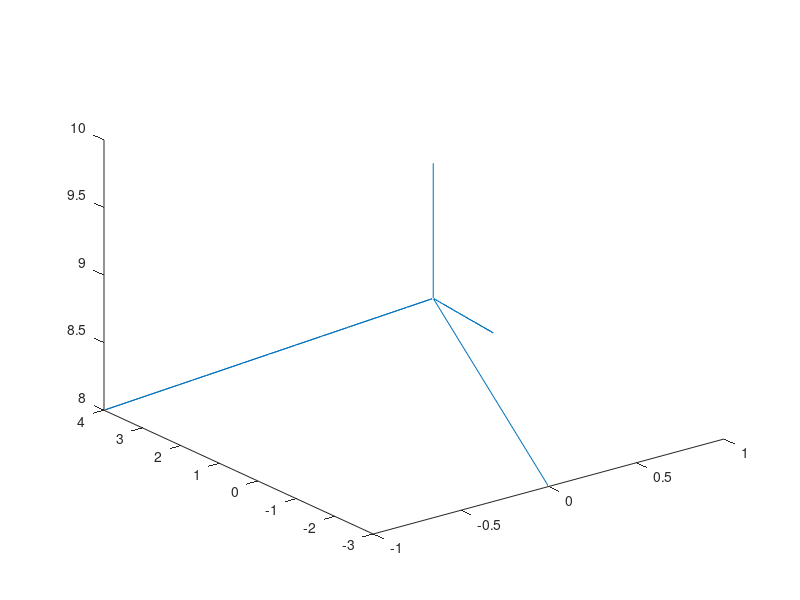

This chart was generated by the following MATLAB code:
%% 
% Inputting and organizing information to run the String of Continous Beams 
% code:


% This is the format that the inputdata should be placed in to properly run
% the String of Continous Beams Code


% the way information in this matrix is arranged is that the rows above and below
% each other in the matrix  are paired together to represent the positions in [x y z] at the beginning and ends 
% of each segment in the system
 


system_filament_segment_positioning_data = [  0 10 0 ;
                                              0 9 0  ;
                                              0 9 0  ;
                                              1 8 3  ;
                                              0 9 0  ;
                                             -1 8 4  ;
                                              0 9 0  ;
                                              0 8 -3 ]

[total_number_of_segment_endings, ~ ] = size(system_filament_segment_positioning_data)



% creating separate matrices for the positions of the front and end nodes in [x y z] for each
% segment input variable "system_filament_segment_positioning_data"



front_node_positions_of_segments = [];
end_node_positions_of_segments = [];

for row_number = 1:total_number_of_segment_endings

    is_odd = rem(row_number, 2) == 1;

    if is_odd == true
        front_node_positions_of_segments = [front_node_positions_of_segments ; system_filament_segment_positioning_data(row_number,:)];
    
    else 
        end_node_positions_of_segments = [end_node_positions_of_segments ; system_filament_segment_positioning_data(row_number,:)];

    end

end

front_node_positions_of_segments

end_node_positions_of_segments



% calculating the total amount of nodes in the whole system



total_number_of_nodes = 0;

for number_of_front_or_end_nodes = 1: (total_number_of_segment_endings / 2)

    if front_node_positions_of_segments(number_of_front_or_end_nodes, :) == end_node_positions_of_segments(number_of_front_or_end_nodes, :)
        total_number_of_nodes = total_number_of_nodes;

    else
        total_number_of_nodes = total_number_of_nodes + 1;

    end

end

total_number_of_nodes



% separating the original input data into the seperate position vectors x y z
% and plotting them out to see the initial system

x = system_filament_segment_positioning_data(: , 1);

y = system_filament_segment_positioning_data(: , 2);

z = system_filament_segment_positioning_data(: , 3);

x_start = front_node_positions_of_segments(: , 1);

y_start = front_node_positions_of_segments(: , 2);

z_start = front_node_positions_of_segments(: , 3);

x_end = end_node_positions_of_segments(: , 1);

y_end = end_node_positions_of_segments(: , 2);

z_end = end_node_positions_of_segments(: , 3);

plot3(x, z, y)

% note : the reason why the y and z are swapped in the scatterplot function is
    %   because MatLab's scatter graph assumes z to be in the upwards direction,
    %   while y is the assumed upwards direction for the String of Continous
    %   Beams Code
%% 
% Solving the SOCB Code:
% 
% Step 1: Solving for reaction forces at every node

% it is assumed that the forces and moments applied to the frame created
% will be at the first "front" node of the first segment created in the
% code


% Node at which the forces and moments will be applied
NP = system_filament_segment_positioning_data(1 , :);

% Forces in the x-direction to be applied
Fx = 0

% Forces in the y-direction to be applied
Fy = -10

% Forces in the z-direction to be applied
Fz = 0

% Moments in the xy-plane to be applied
Mxy = 0

% Moments in the yz-plane to be applied
Myz = 0

% Moments in the xz-plane to be applied (twisting)
Mxz = 0


%===============================================================================%
% This is to check if NP is a valid position to put forces and moments


NP_is_valid = true;
for checking_if_NP_is_valid = 1:total_number_of_segment_endings

    if NP == system_filament_segment_positioning_data(checking_if_NP_is_valid , :);

        NP = true;
        break

    else

        NP_is_valid = false;

    end

end

if NP_is_valid == false
    invalid = MException('MyComponent:noSuchVariable','Position chosen for variable NP is invalid %s ');
    throw(invalid)
end



%===============================================================================%

% calculating the lengths of each segment

length_of_segments = [];

for segment_number = 1:total_number_of_nodes
    length = sqrt(sum((front_node_positions_of_segments(segment_number, :) - end_node_positions_of_segments(segment_number, :)).^2));
    length_of_segments = [length_of_segments ; length];
end

length_of_segments

length_of_segments_x = front_node_positions_of_segments(:, 1) - end_node_positions_of_segments(: , 1)

length_of_segments_y = front_node_positions_of_segments(:, 2) - end_node_positions_of_segments(: , 2)

length_of_segments_z = front_node_positions_of_segments(:, 3) - end_node_positions_of_segments(: , 3)



% Solving for Reaction Forces in the frame:


% This is done by solving for which members are connected, turning them into unit vectors and creating
% turning them into a linear system which will solve for the reaction forces in
% terms of moments and forces


% turning the members into equivalent unit vectors



unit_vector_member_data = [];

for number_of_node = 1:total_number_of_nodes

    row_unit_vector_members = [  end_node_positions_of_segments(number_of_node , :) - front_node_positions_of_segments(number_of_node , :) ] ./length_of_segments(number_of_node , :);

    unit_vector_member_data = [unit_vector_member_data ; row_unit_vector_members];

end

unit_vector_member_data



% Finding how many reaction forces there will be and assigning values to be
% input to stiffness matrix

total_number_of_connections = [];

for end_nodes = 1:total_number_of_nodes

    number_of_connections = 0;

    for front_nodes = 1:total_number_of_nodes

        if end_node_positions_of_segments(end_nodes , :) == front_node_positions_of_segments(front_nodes , :)

            number_of_connections = number_of_connections + 1;

        end

    end

    if number_of_connections == 0

        number_of_connections = [];
    end

    total_number_of_connections = [total_number_of_connections ; number_of_connections];

end

total_number_of_connections



% This program will support a maximum of 3 connected members connected to
% the end of another member


% this is what the following stiffness matrix looks like on paper, where the maxumium number of members, 3, are attached to the end of another member:

% member_1_unit_vector_x   member_2_unit_vector_x   member_3_unit_vector_x          0                       0                        0            
% member_1_unit_vector_y   member_2_unit_vector_y   member_3_unit_vector_y          0                       0                        0 
% member_1_unit_vector_z   member_2_unit_vector_z   member_3_unit_vector_z          0                       0                        0
%           0                         0                       0            member_1_unit_vector_z   member_2_unit_vector_z   member_3_unit_vector_z
%           0                         0                       0            member_1_unit_vector_x   member_2_unit_vector_x   member_3_unit_vector_x
%           0                         0                       0            member_1_unit_vector_y   member_2_unit_vector_y   member_3_unit_vector_y


% This is for the first beam that is solved in the program, the variables
% used in repetition will be different from the first beam solved.

forces_x = -1 * Fx

forces_y = -1 *  Fy

forces_z = -1 * Fz

moments_xy = -1 * Mxy

moments_yz = -1 * Myz

moments_xz = -1 * Mxz

[height_total_forces_and_moments_xyz,~] = size(end_node_positions_of_segments)

total_forces_and_moments_xyz = zeros(height_total_forces_and_moments_xyz, 6) 

[number_of_iterations, ~] = size(total_number_of_connections)

% The next_line variable is to decide how many lines to move down and take data from when iterating
% through unit_vector_member_data array based on the amount of connections
% a node has and adds it to n, which will determine where the code will
% start to read the information from, so it doesn't double count

n = 1

for i = 1:number_of_iterations

    if total_number_of_connections(i, 1) == 1

        next_line = 1
    
    elseif total_number_of_connections(i, 1) == 2

        next_line = 2
    
    elseif total_number_of_connections(i, 1) == 3

        next_line = 3
    
    end

    applied_forces_input = [forces_x ;
                            forces_y ;
                            forces_z ;
                            moments_xy ;
                            moments_yz ;
                            moments_xz ] ;

    % This forces and moment adjustment below is to satisfy equilibrium
    % between applied forces created from applied moments and vice versa


    applied_forces_adjustment = [- (moments_xz ./ length_of_segments_z(n , 1)) ;
                                 - (moments_xy ./ length_of_segments_x(n , 1)) ;
                                 - (moments_yz ./ length_of_segments_y(n , 1)) ;
                                 + (forces_y * length_of_segments_z(n , 1) - forces_z * length_of_segments_y(n , 1)) ;
                                 + (forces_z * length_of_segments_x(n , 1) - forces_x * length_of_segments_z(n , 1)) ;
                                 + (forces_x * length_of_segments_y(n , 1) - forces_y * length_of_segments_x(n , 1))] ;

    applied_forces_adjustment(isnan(applied_forces_adjustment)) = 0 ;

    applied_forces = applied_forces_input + applied_forces_adjustment

    stiffness_matrix = zeros(6, 6);




    if total_number_of_connections(i , 1) == 1

        stiffness_matrix(1, 1) = unit_vector_member_data(n + 1, 1);

        stiffness_matrix(2, 1) = unit_vector_member_data(n + 1, 2);

        stiffness_matrix(3, 1) = unit_vector_member_data(n + 1, 3);

        stiffness_matrix(4, 4) = unit_vector_member_data(n + 1, 3);

        stiffness_matrix(5, 4) = unit_vector_member_data(n + 1, 1);

        stiffness_matrix(6, 4) = unit_vector_member_data(n + 1, 2)

    elseif total_number_of_connections(i, 1) == 2

        stiffness_matrix(1:3, 1) = unit_vector_member_data(n + 1 ,:);

        stiffness_matrix(1:3, 2) = unit_vector_member_data(n + 2, :);

        stiffness_matrix(4, 4:5) = unit_vector_member_data(n + 1: n + 2, 3);

        stiffness_matrix(5, 4:5) = unit_vector_member_data(n + 1: n + 2, 1)

    elseif total_number_of_connections(i, 1) == 3

        stiffness_matrix(1:3, 1) = unit_vector_member_data(n + 1 ,:);

        stiffness_matrix(1:3, 2) = unit_vector_member_data(n + 2, :);

        stiffness_matrix(1:3, 3) = unit_vector_member_data(n + 3, :);

        stiffness_matrix(4, 4:6) = unit_vector_member_data(n + 1: n + 3, 1);

        stiffness_matrix(5, 4:6) = unit_vector_member_data(n + 1: n + 3, 2);

        stiffness_matrix(6, 4:6) = unit_vector_member_data(n + 1: n + 3, 3);

        stiffness_matrix(4, 1:3) = unit_vector_member_data(n + 1: n + 3, 2) .* length_of_segments_z(n + 1, 1) - unit_vector_member_data(n + 1: n + 3, 3) .* length_of_segments_y(n + 1, 1);

        stiffness_matrix(5, 1:3) = unit_vector_member_data(n + 1: n + 3, 3) .* length_of_segments_x(n + 1, 1) - unit_vector_member_data(n + 1: n + 3, 1) .* length_of_segments_z(n + 1, 1);
        
        stiffness_matrix(6, 1:3) = unit_vector_member_data(n + 1: n + 3, 1) .* length_of_segments_y(n + 1, 1) - unit_vector_member_data(n + 1: n + 3, 2) .* length_of_segments_x(n + 1, 1)


        stiffness_matrix(isnan(stiffness_matrix)) = 0

        

    end



    n = n + next_line

    forces_and_moment_reactions = stiffness_matrix \ applied_forces 

    sum_forces_x =   - forces_and_moment_reactions(1, 1)

    sum_forces_y =   - forces_and_moment_reactions(2, 1)

    sum_forces_z =   - forces_and_moment_reactions(3, 1)

    sum_moments_member1 = - forces_and_moment_reactions(4, 1)

    sum_moments_member2 = - forces_and_moment_reactions(5, 1)

    sum_moments_member3 = - forces_and_moment_reactions(6, 1)

    nodal_reactions = [sum_forces_x, sum_forces_y, sum_forces_z, sum_moments_member1, sum_moments_member2, sum_moments_member3];



    if total_number_of_connections(i , 1) == 1

        total_forces_and_moments_xyz(  i  , 1:6) = -1* applied_forces

        total_forces_and_moments_xyz(i + 1, 1:3) = nodal_reactions(1, 1) .* unit_vector_member_data(i + 1, :);

        total_forces_and_moments_xyz(i + 1, 4:6) = nodal_reactions(1, 4) .* unit_vector_member_data(i + 1, :)

    elseif total_number_of_connections(i, 1) == 2

        total_forces_and_moments_xyz(  i  , 1:6) = -1* applied_forces

        total_forces_and_moments_xyz(i + 1, 1:3) = nodal_reactions(1, 1) .* unit_vector_member_data(i + 1, :);

        total_forces_and_moments_xyz(i + 2, 1:3) = nodal_reactions(1, 2) .* unit_vector_member_data(i + 2, :);

        total_forces_and_moments_xyz(i + 1, 4:6) = nodal_reactions(1, 4) .* unit_vector_member_data(i + 1, :);

        total_forces_and_moments_xyz(i + 2, 4:6) = nodal_reactions(1, 5) .* unit_vector_member_data(i + 2, :)
        
    elseif total_number_of_connections(i, 1) == 3

        total_forces_and_moments_xyz(  i  , 1:6) = -1* applied_forces

        total_forces_and_moments_xyz(i + 1, 1:3) = nodal_reactions(1, 1) .* unit_vector_member_data(i + 1, :);

        total_forces_and_moments_xyz(i + 2, 1:3) = nodal_reactions(1, 2) .* unit_vector_member_data(i + 2, :);

        total_forces_and_moments_xyz(i + 3, 1:3) = nodal_reactions(1, 3) .* unit_vector_member_data(i + 3, :);

        total_forces_and_moments_xyz(i + 1, 4:6) = nodal_reactions(1, 4) .* unit_vector_member_data(i + 1, :);

        total_forces_and_moments_xyz(i + 2, 4:6) = nodal_reactions(1, 5) .* unit_vector_member_data(i + 2, :);

        total_forces_and_moments_xyz(i + 3, 4:6) = nodal_reactions(1, 6) .* unit_vector_member_data(i + 3, :)

    end

    

end

% total_forces_and_moments_xyz is organized as follows:
%                | Forces in x | Forces in y | Forces in z | Moment around x-axis (or on yz - plane) | Moment around y-axis (or on xz - plane)| Moment around z-axis (or on xy-plane) |
%   Member 1 :   |             |             |             |                                         |                                        |                                       |  
%   Member 2 :   |             |             |             |                                         |                                        |                                       |
%   Member ... : |             |             |             |                                         |                                        |                                       |


% note to self: this solver solves the reaction forces in the xyz
% coordinate system and then should translate itself into the spherical
% coordinates system

% translating xyz forces and moments into spherical coordinate forces and
% moments

rho = [];
phi = [];
theta = [];

for number_of_member = 1: total_number_of_nodes   
    new_rho = sqrt( (x_start(number_of_member, :) - x_end(number_of_member, :)).^2 + (y_start(number_of_member, :) - y_end(number_of_member, :)).^2 + (z_start(number_of_member, :) - z_end(number_of_member, :)).^2 );
    rho = [rho; -new_rho];
end

rho

for number_of_member = 1: total_number_of_nodes   
    new_theta = acos((z_start(number_of_member, :) - z_end(number_of_member, :)) ./ rho(number_of_member, :));
    theta = [theta; -new_theta];
end

theta

for number_of_member = 1: total_number_of_nodes   
    new_phi = asin( (y_start(number_of_member, :) - y_end(number_of_member, :)) ./ ( rho(number_of_member, :) .* sin(theta(number_of_member, :)) ) );
    phi = [phi; -new_phi];
end

phi

total_forces_and_moments_spherical = zeros(height_total_forces_and_moments_xyz, 6);

for i = 1:number_of_iterations


    xyz_to_spherical_transformation_matrix = zeros(3,3);

    xyz_to_spherical_transformation_matrix(1, 1) = sin(theta(i + 1, 1))*cos(phi(i + 1, 1));

    xyz_to_spherical_transformation_matrix(1, 2) = sin(theta(i + 1, 1))*sin(phi(i + 1, 1));

    xyz_to_spherical_transformation_matrix(1, 3) = cos(theta(i + 1, 1));

    xyz_to_spherical_transformation_matrix(2, 1) = cos(theta(i + 1, 1))*cos(phi(i + 1, 1));

    xyz_to_spherical_transformation_matrix(2, 2) = cos(theta(i + 1, 1))*sin(phi(i + 1, 1));

    xyz_to_spherical_transformation_matrix(2, 3) = -1*sin(theta(i + 1, 1));

    xyz_to_spherical_transformation_matrix(3, 1) = -1*sin(phi(i + 1, 1));

    xyz_to_spherical_transformation_matrix(3, 2) = cos(phi(i + 1, 1));

    xyz_to_spherical_transformation_matrix(3, 3) = 1;


    if total_number_of_connections(i , 1) == 1

        new_spherical_forces = xyz_to_spherical_transformation_matrix * (total_forces_and_moments_xyz(  i  , 1:3).');

        total_forces_and_moments_spherical(  i  , 1:3) =  new_spherical_forces.';

        new_spherical_forces = xyz_to_spherical_transformation_matrix * (total_forces_and_moments_xyz(i + 1, 1:3).');

        total_forces_and_moments_spherical(i + 1, 1:3) =  new_spherical_forces.';

        new_spherical_moments = xyz_to_spherical_transformation_matrix * (total_forces_and_moments_xyz(  i  , 4:6).');

        total_forces_and_moments_spherical(  i  , 4:6) =  new_spherical_moments.';

        new_spherical_moments = xyz_to_spherical_transformation_matrix * (total_forces_and_moments_xyz(i + 1, 4:6).');

        total_forces_and_moments_spherical(i + 1, 4:6) =  new_spherical_moments.';

    elseif total_number_of_connections(i, 1) == 2

        new_spherical_forces = xyz_to_spherical_transformation_matrix * (total_forces_and_moments_xyz(  i  , 1:3).');

        total_forces_and_moments_spherical(  i  , 1:3) =  new_spherical_forces.';
        
        new_spherical_forces = xyz_to_spherical_transformation_matrix * (total_forces_and_moments_xyz(i + 1, 1:3).');

        total_forces_and_moments_spherical(i + 1, 1:3) =  new_spherical_forces.';

        new_spherical_forces = xyz_to_spherical_transformation_matrix * (total_forces_and_moments_xyz(i + 2, 1:3).');

        total_forces_and_moments_spherical(i + 2, 1:3) =  new_spherical_forces.';

        new_spherical_moments = xyz_to_spherical_transformation_matrix * (total_forces_and_moments_xyz(  i  , 4:6).');

        total_forces_and_moments_spherical(  i  , 4:6) =  new_spherical_moments.';

        new_spherical_moments = xyz_to_spherical_transformation_matrix * (total_forces_and_moments_xyz(i + 1, 4:6).');

        total_forces_and_moments_spherical(i + 1, 4:6) =  new_spherical_moments.';

        new_spherical_moments = xyz_to_spherical_transformation_matrix * (total_forces_and_moments_xyz(i + 2, 4:6).');

        total_forces_and_moments_spherical(i + 2, 4:6) =  new_spherical_moments.';


    elseif total_number_of_connections(i, 1) == 3

        new_spherical_forces = xyz_to_spherical_transformation_matrix * (total_forces_and_moments_xyz(  i  , 1:3).');

        total_forces_and_moments_spherical(  i  , 1:3) =  new_spherical_forces.';

        new_spherical_forces = xyz_to_spherical_transformation_matrix * (total_forces_and_moments_xyz(i + 1, 1:3).');

        total_forces_and_moments_spherical(i + 1, 1:3) =  new_spherical_forces.';

        new_spherical_forces = xyz_to_spherical_transformation_matrix * (total_forces_and_moments_xyz(i + 2, 1:3).');

        total_forces_and_moments_spherical(i + 2, 1:3) =  new_spherical_forces.';

        new_spherical_forces = xyz_to_spherical_transformation_matrix * (total_forces_and_moments_xyz(i + 3, 1:3).');

        total_forces_and_moments_spherical(i + 3, 1:3) =  new_spherical_forces.';

        new_spherical_moments = xyz_to_spherical_transformation_matrix * (total_forces_and_moments_xyz(  i  , 4:6).');

        total_forces_and_moments_spherical(  i  , 4:6) =  new_spherical_moments.';

        new_spherical_moments = xyz_to_spherical_transformation_matrix * (total_forces_and_moments_xyz(i + 1, 4:6).');

        total_forces_and_moments_spherical(i + 1, 4:6) =  new_spherical_moments.';

        new_spherical_moments = xyz_to_spherical_transformation_matrix * (total_forces_and_moments_xyz(i + 2, 4:6).');

        total_forces_and_moments_spherical(i + 2, 4:6) =  new_spherical_moments.';

        new_spherical_moments = xyz_to_spherical_transformation_matrix * (total_forces_and_moments_xyz(i + 3, 4:6).');

        total_forces_and_moments_spherical(i + 3, 4:6) =  new_spherical_moments.';

      
    end

end

total_forces_and_moments_spherical
    

% total_forces_and_moments_spherical is organized as follows:
%                | Forces in r | Forces in theta | Forces in phi | Moment around r-axis (or around r-axis) | Moment in theta  (idk what this means)| Moment around in phi |
%   Member 1 :   |             |                 |               |                                         |                                       |                      |  
%   Member 2 :   |             |                 |               |                                         |                                       |                      |
%   Member ... : |             |                 |               |                                         |                                       |                      |




% applying the coupling matrix to the system:

% length_span variable is what will be used to calculate the integrations
% as it will be the variable length for a given segment




a_theta = 0;

b_theta = 0;

c_theta = 0;

d_theta = 0;

e_theta = 0;

f_theta = 0;

a_phi = 0;

b_phi = 0;

c_phi = 0;

d_phi = 0;

e_phi = 0;

f_phi = 0;


height_of_contour_equations_array = height_total_forces_and_moments_xyz * 2;

contour_equation_coefficients_and_steps = zeros(height_of_contour_equations_array, 7);

for i = 1:total_number_of_nodes

    step_size = length_of_segments(i , 1) / ( 10 );

    contour_equation_coefficients_and_steps(i : i + 1 , 7 ) = step_size;

    length_span = 0 : step_size : length_of_segments(i , 1);

    unknown_coefficients_theta = [ a_theta , 
                                   b_theta ,
                                   c_theta ,
                                   d_theta ,
                                   e_theta ,
                                   f_theta ];

    unknown_coefficients_theta = [ a_phi , 
                                   b_phi ,
                                   c_phi ,
                                   d_phi ,
                                   e_phi ,
                                   f_phi ];

    coupling_matrix = [ 1                0                            0                                      0                       0                              0                  ;
                        0                1                            0                                      0                       0                              0                  ;
                        0                0                            1                                      0                       0                              0                  ;
                        1       length_of_segments(i , 1)     length_of_segments(i, 1)^ 2     length_of_segments(i, 1)^3     length_of_segments(i, 1)^4     length_of_segments(i, 1)^5 ;
                        0                1                    2*length_of_segments(i, 1)    3*length_of_segments(i, 1)^2   4*length_of_segments(i, 1)^3   5*length_of_segments(i, 1)^4 ;
                        0                0                            2                     6*length_of_segments(i, 1)    12*length_of_segments(i, 1)^2  20*length_of_segments(i, 1)^3 ];

    input_forces_and_moments = [                 theta(i, 1)                ,
                                  total_forces_and_moments_spherical(i , 2) ,
                                  total_forces_and_moments_spherical(i , 5) ,
                                             theta(i, 1)                    ,
                                 -total_forces_and_moments_spherical(i , 2) ,
                                 -total_forces_and_moments_spherical(i , 5) ];

    unknown_coefficients_theta = input_forces_and_moments \ coupling_matrix; 

    input_forces_and_moments = [                 phi(i, 1)                  ,
                                  total_forces_and_moments_spherical(i , 3) ,
                                  total_forces_and_moments_spherical(i , 6) ,
                                             phi(i, 1)                      ,
                                 -total_forces_and_moments_spherical(i , 3) ,
                                 -total_forces_and_moments_spherical(i , 6) ];

    unknown_coefficients_phi = input_forces_and_moments \ coupling_matrix; 

    contour_equation_coefficients_and_steps(i + (i - 1) , 1:6) = unknown_coefficients_theta;

    contour_equation_coefficients_and_steps(    2 * i   , 1:6) = unknown_coefficients_phi;


end    

contour_equation_coefficients_and_steps


% the information in variable contour_equation_coefficent_and_steps is
% organized as follows:

% |                                  | a_coefficient | b_coefficient | c_coefficient | d_coefficient | e_coefficient |f_coefficient|step intervals over length|
% | Member 1 theta contour equation: |               |               |               |               |               |             |                          |
% | Member 1 phi contour equation:   |               |               |               |               |               |             |                          |
% | Member 2 theta contour equation: |               |               |               |               |               |             |                          |
% | Member 2 phi contour equation:   |               |               |               |               |               |             |                          |

% Using these coefficients, the displacements can then be plotted using the
% following equation:

% theta(s) = a_coefficient_theta + b_coefficient_theta * s + c_coefficient_theta * s^2 + d_coefficient_theta * s^3 + e_coefficient_theta * s^4 + f_coefficient_theta * s^5

% phi(s) = a_coefficient_phi + b_coefficient_phi * s + c_coefficient_phi * s^2 + d_coefficient_phi * s^3 + e_coefficient_phi * s^4 + f_coefficient_phi * s^5